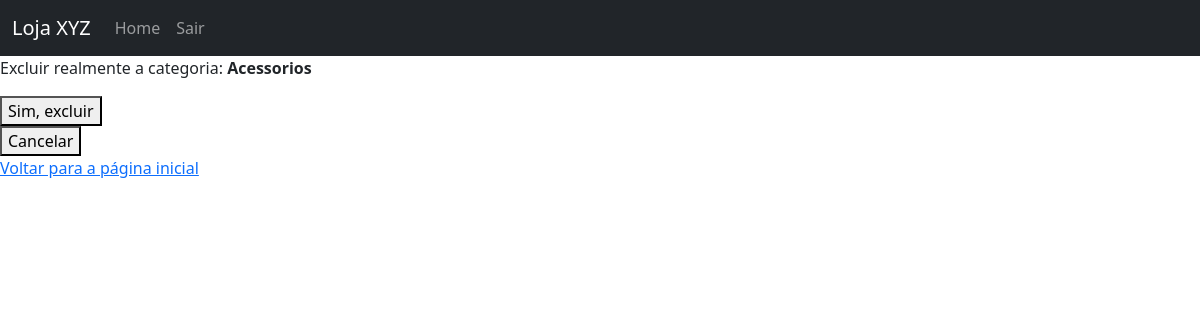
The app's page /categoria/8/deletar/ (signed in), older data.
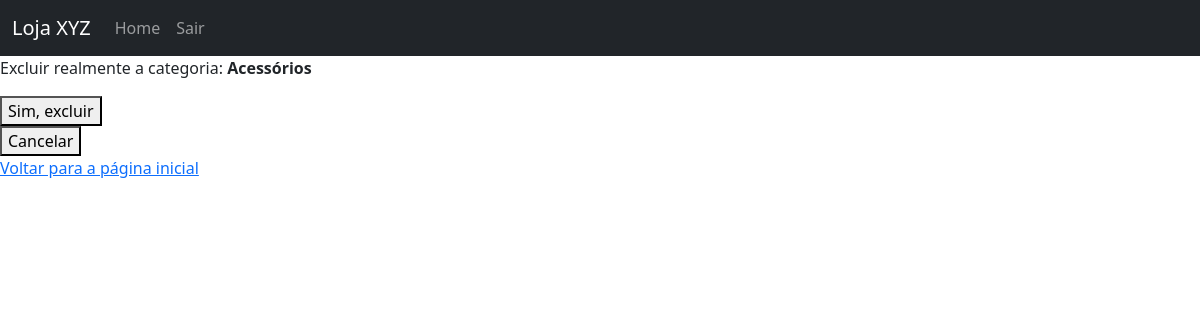
The same page, newer data.
### estoque_app/models.py (models this page shows, shortened)
class Categoria(models.Model):
    nome = models.CharField(max_length=100)
    descricao = models.TextField(blank=True, null=True)

### estoque_app/views.py (the view)
# urls.py: path('categoria/<categoria_id>/deletar/', views.excluir_categoria, name='excluir_categoria'),
@login_required
def excluir_categoria(request, categoria_id):
    categoria = Categoria.objects.get(id=categoria_id)
    if request.method == 'POST':
        categoria.delete()
        return HttpResponseRedirect(reverse('categorias'))
    contexto = {'categoria': categoria}
    return render(request, 'categoria/excluir_categoria.html', contexto)

### estoque_app/templates/categoria/excluir_categoria.html (shortened to what this page needs)
{% extends 'base.html' %}
{% block conteudo %}
    <div>
        <p>Excluir realmente a categoria: <strong>{{categoria.nome}}</strong></p>
        <form method="post">
            <button type="submit">Sim, excluir</button>
        </form>
        <a href="{% url 'categorias' %}"> <button>Cancelar</button></a>
    </div>
{% endblock %}

Row changes from the older to the newer data that the page shows:
changed Categoria: nome "Acessorios" → "Acessórios"
